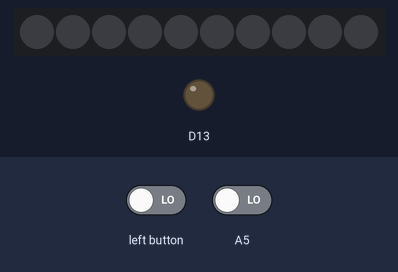
This sketch was run on a simulated Adafruit Circuit Playground Express. Shown: 10 RGB LEDs in strip order, left to right, output pins drawn as LEDs (lit = HIGH). The inputs (shaded band) are chosen by the test bench; at power-on: A5 LOW. Dim RGB values are drawn brighter than linear.

Above: at 1.2 s.
1.3 s: A5 driven HIGH
At 2.0 s:
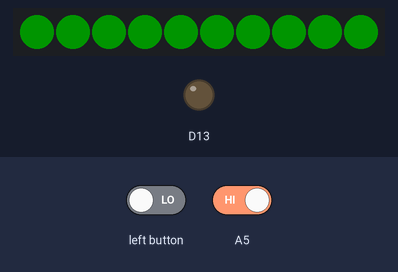
4.3 s: A5 driven LOW
At 5.4 s:
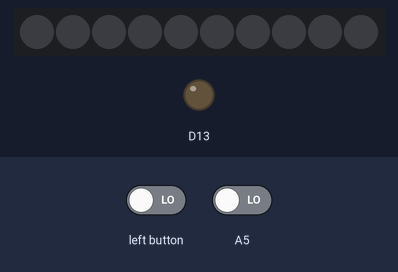
5.8 s: left button driven HIGH and A5 driven HIGH
At 5.95 s:
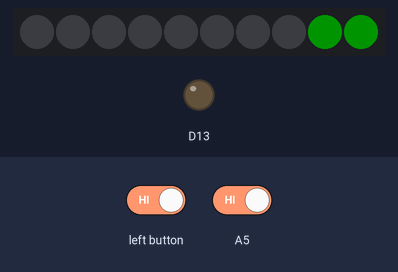
8.8 s: A5 driven LOW
At 10.1 s:
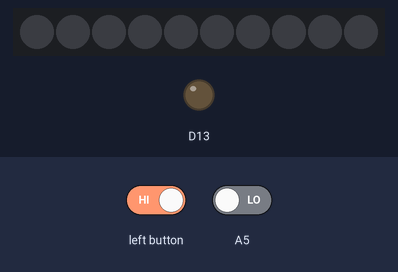
11.8 s: A5 driven HIGH
At 12.5 s:
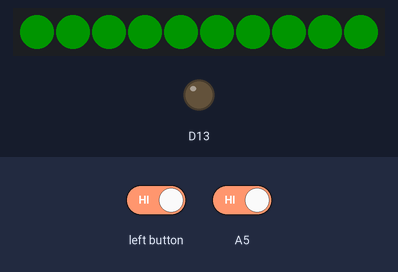
17.8 s: A5 driven LOW
At 18.3 s:
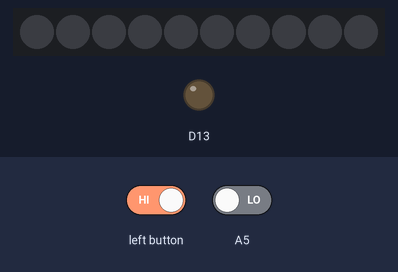
Timing chart, 0 to 20.8 s (numbered marks = the images above; inputs shaded):
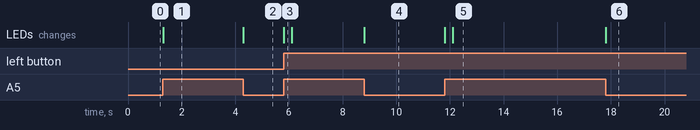

The sketch:

Class_Practice.ino
```cpp
#include"classExample.h"

Name redLED(4);
Name greenLED(19);

void setup() {
  // put your setup code here, to run once:
  CircuitPlayground.begin();
}

void loop() {
  // put your main code here, to run repeatedly:

  for (int i = 0; i < 10; i++){
    redLED.turnOnRGB(i, 255, 0, 0);
  }

  for (int t = 0; t < 10; t++){
    greenLED.turnOnRGB(t, 0, 255, 0);
  }


}
```

classExample.h
```cpp
#include<Adafruit_CircuitPlayground.h>

class Name {
  int buttonPin;

  public:
  Name (int pinButton) {
    buttonPin = pinButton;
    pinMode(buttonPin, INPUT);
  }

  void turnOnRGB(int ledPin, int redColor, int greenColor, int blueColor){
    int buttonRead = digitalRead(buttonPin);

    if (buttonRead == HIGH){
      CircuitPlayground.setPixelColor(ledPin, redColor, greenColor, blueColor);
    }
    else {
      CircuitPlayground.setPixelColor(ledPin, 0, 0, 0);
    }
  }
};
```

Measured:
- after the input at 1.3 s, the LEDs: change at once (image 1)
- after the input at 4.3 s, the LEDs: first change at once (image 2 shows a later state)
- after the input at 5.8 s, the LEDs: change at once (image 3)
- after the input at 8.8 s, the LEDs: change at once (image 4)
- after the input at 11.8 s, the LEDs: first change at once (image 5 shows a later state)
- after the input at 17.8 s, the LEDs: change at once (image 6)
